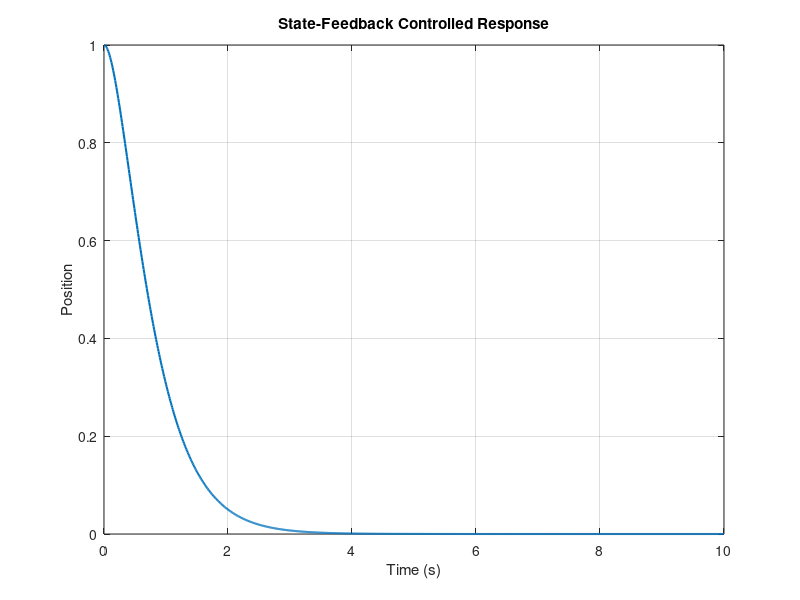

Here is the MATLAB script that generated this plot:
%% State-Feedback Control Demo
% Dynamic Modelling & Control Portfolio
%
% Demonstrates state-feedback control using pole placement.
%
% Control law:
%
% u = -K*x
%
% where K is the state-feedback gain.

clear;
clc;
close all;

%% System Model

A = [0 1;
    -2 -0.5];

B = [0;
     1];

C = [1 0];

D = 0;

%% Desired Closed-Loop Poles

desired_poles = [-2 -3];

%% Calculate State-Feedback Gain

K = place(A, B, desired_poles);

%% Closed-Loop System

A_cl = A - B*K;

sys_cl = ss(A_cl, B, C, D);

%% Simulation

t = 0:0.01:10;

x0 = [1; 0];

u = zeros(size(t));

[y, t, x] = initial(sys_cl, x0, t);

%% Plot Position

figure;

plot(t, x(:,1), 'LineWidth', 1.5);

grid on;

xlabel('Time (s)');
ylabel('Position');

title('State-Feedback Controlled Response');

%% Display Controller Gain

disp('State-feedback gain K:');
disp(K);
